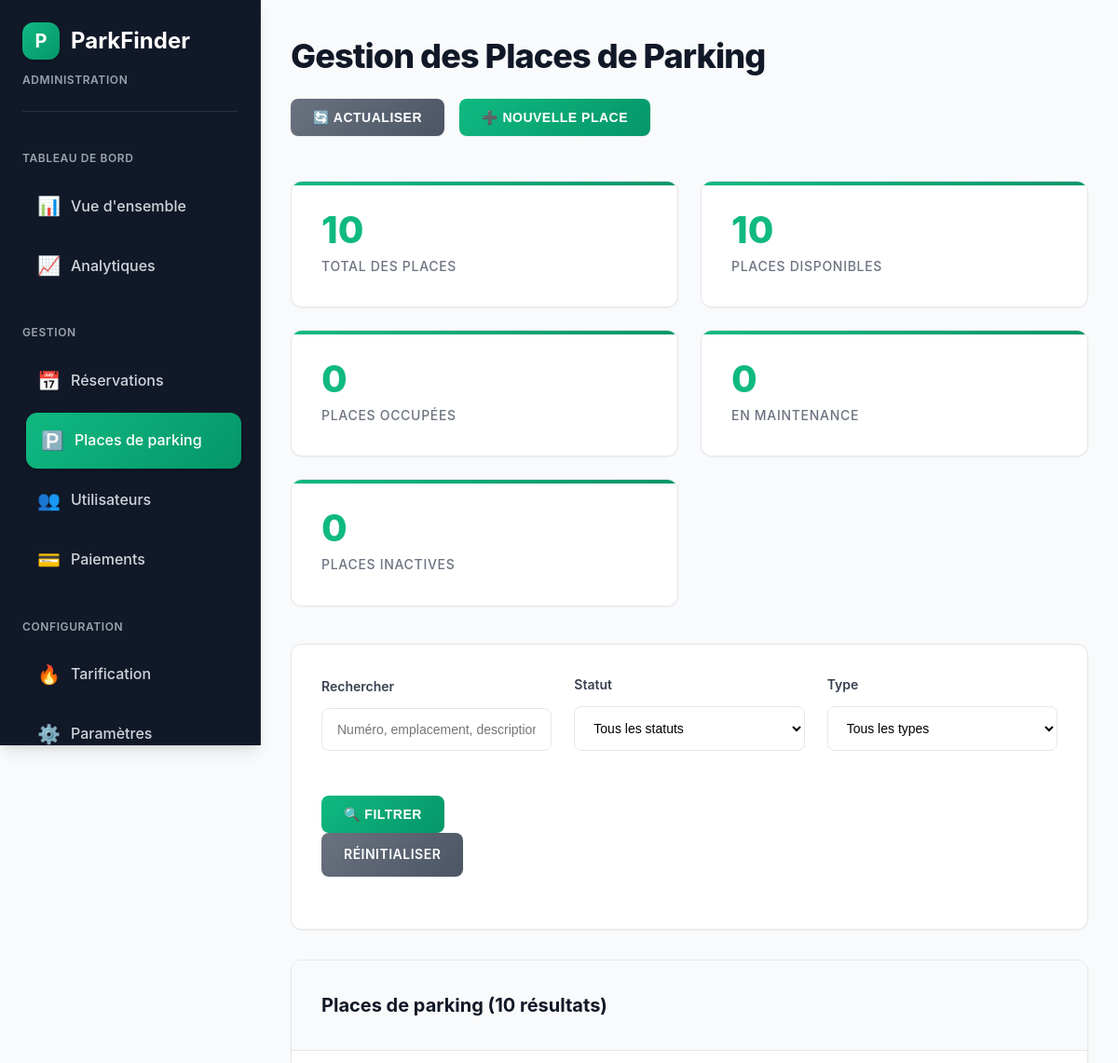
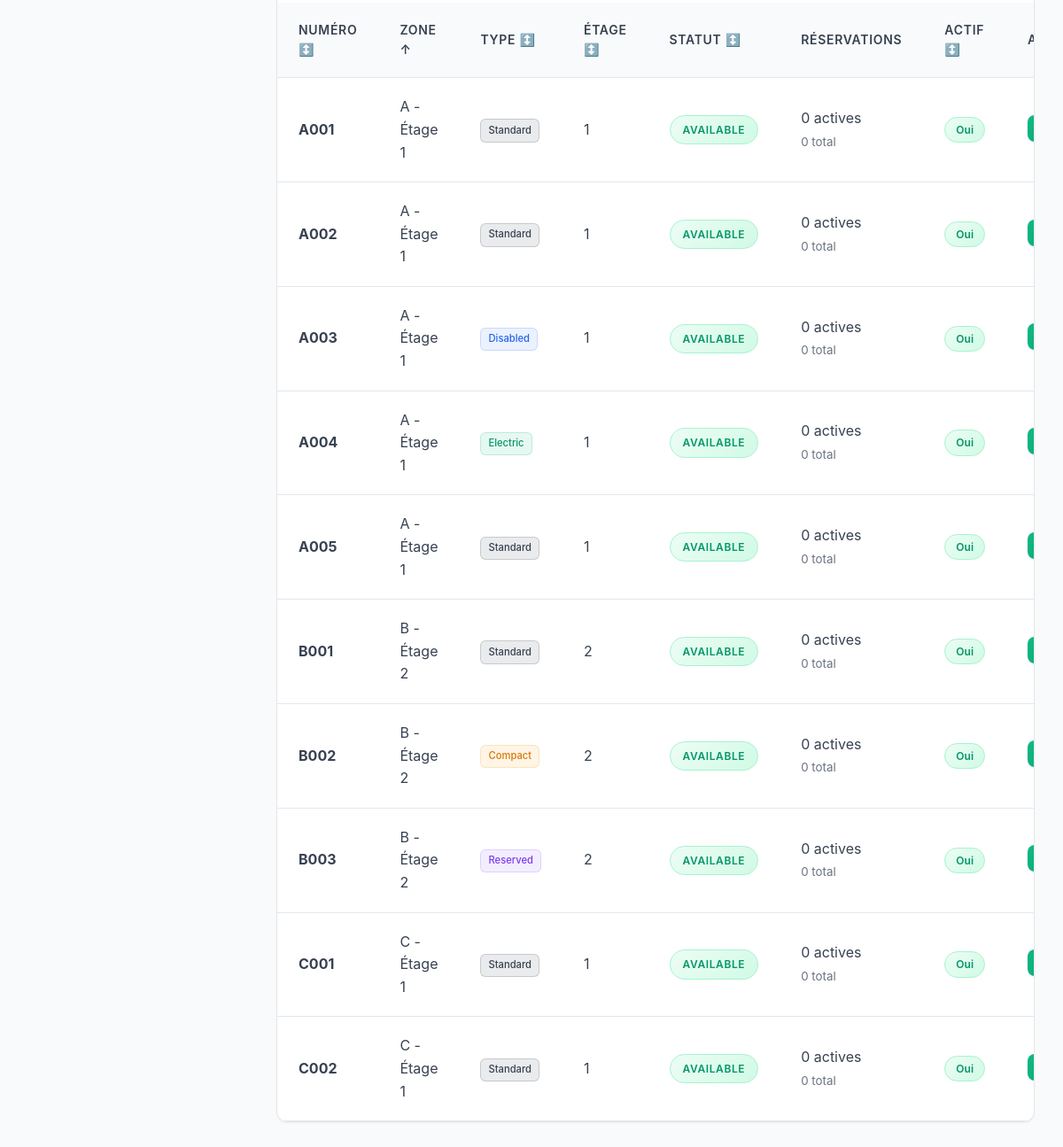
The app's page /public/admin-parking-spots.php?sort=zone_section&order=ASC (signed in) with its own data (2 pictures, top to bottom).
### tables this page shows
CREATE TABLE IF NOT EXISTS parking_spots (
    spot_id INT AUTO_INCREMENT PRIMARY KEY,
    spot_number VARCHAR(10) UNIQUE NOT NULL,
    spot_type ENUM('standard', 'disabled', 'reserved', 'electric', 'compact') DEFAULT 'standard',
    status ENUM('available', 'occupied', 'maintenance', 'reserved') DEFAULT 'available',
    floor_level INT DEFAULT 1,
    zone_section VARCHAR(10) DEFAULT 'A',
    length_cm INT DEFAULT 500,
    width_cm INT DEFAULT 250,
    description TEXT,
    is_active BOOLEAN DEFAULT TRUE,
    created_at TIMESTAMP DEFAULT CURRENT_TIMESTAMP,
    updated_at TIMESTAMP DEFAULT CURRENT_TIMESTAMP ON UPDATE CURRENT_TIMESTAMP
);

### public/admin-parking-spots.php (the view, shortened to what this page needs)
<?php
$config = [
    'db_host' => 'localhost',
    'db_name' => 'parking_management_system',
    'db_user' => 'root',
    'db_pass' => ''
];
try {
    $pdo = new PDO("mysql:host={$config['db_host']};dbname={$config['db_name']}", $config['db_user'], $config['db_pass']);
    $pdo->setAttribute(PDO::ATTR_ERRMODE, PDO::ERRMODE_EXCEPTION);
} catch (Exception $e) {
    die("Erreur de connexion à la base de données: " . $e->getMessage());
}
$search = $_GET['search'] ?? '';
$sort_field = $_GET['sort'] ?? 'spot_number';
$sort_order = $_GET['order'] ?? 'ASC';
$status_filter = $_GET['status'] ?? '';
$type_filter = $_GET['type'] ?? '';
$page = max(1, intval($_GET['page'] ?? 1));
$per_page = 20;
$offset = ($page - 1) * $per_page;
$sort_order = strtoupper($sort_order) === 'DESC' ? 'DESC' : 'ASC';
$where_conditions = ['1=1'];
$params = [];
$where_clause = implode(' AND ', $where_conditions);
try {
    $count_query = "SELECT COUNT(*) FROM parking_spots WHERE $where_clause";
    $stmt = $pdo->prepare($count_query);
    $stmt->execute($params);
    $total_records = $stmt->fetchColumn();
    $query = "
        SELECT ps.*,
               COUNT(r.reservation_id) as total_reservations,
               SUM(CASE WHEN r.status IN ('active', 'confirmed') THEN 1 ELSE 0 END) as active_reservations
        FROM parking_spots ps
        LEFT JOIN reservations r ON ps.spot_id = r.spot_id
        WHERE $where_clause
        GROUP BY ps.spot_id
        ORDER BY $sort_field $sort_order
        LIMIT $per_page OFFSET $offset
    ";
    $stmt = $pdo->prepare($query);
    $stmt->execute($params);
    $parking_spots = $stmt->fetchAll(PDO::FETCH_ASSOC);
    $stats_query = "
        SELECT
            COUNT(*) as total_spots,
            SUM(CASE WHEN status = 'available' AND is_active = 1 THEN 1 ELSE 0 END) as available_spots,
            SUM(CASE WHEN status = 'occupied' THEN 1 ELSE 0 END) as occupied_spots,
            SUM(CASE WHEN status = 'maintenance' THEN 1 ELSE 0 END) as maintenance_spots,
            SUM(CASE WHEN is_active = 0 THEN 1 ELSE 0 END) as inactive_spots
        FROM parking_spots
    ";
    $stmt = $pdo->query($stats_query);
    $stats = $stmt->fetch(PDO::FETCH_ASSOC);
} catch (Exception $e) {
    $message = "Erreur lors de la récupération des données: " . $e->getMessage();
    $messageType = 'error';
    $parking_spots = [];
    $stats = [];
}
function getSortLink($field, $current_field, $current_order, $search, $status_filter, $type_filter) {
    $new_order = ($field === $current_field && $current_order === 'ASC') ? 'DESC' : 'ASC';
    $params = [
        'sort' => $field,
        'order' => $new_order,
        'search' => $search,
        'status' => $status_filter,
        'type' => $type_filter
    ];
    return 'admin-parking-spots.php?' . http_build_query(array_filter($params));
}
function getSortIcon($field, $current_field, $current_order) {
    if ($field !== $current_field) return '↕️';
    return $current_order === 'ASC' ? '↑' : '↓';
}
?>
<!DOCTYPE html>
<html lang="fr">
<head>
    <link rel="stylesheet" href="assets/css/admin-dashboard.css">
    <link rel="stylesheet" href="assets/css/admin-parking-spots.css">
</head>
<body>
    <div class="admin-layout">
        <aside class="admin-sidebar">
            <div class="sidebar-header">
                <div class="logo">
                    <div class="logo-icon">P</div>
                    <span class="logo-text">ParkFinder</span>
                </div>
                <div class="admin-badge">ADMINISTRATION</div>
            </div>            <nav class="sidebar-nav">
                <div class="nav-section">
                    <div class="nav-title">TABLEAU DE BORD</div>
                    <a href="admin-dashboard.php" class="nav-item">
                        <span class="nav-icon">📊</span>
                        <span class="nav-text">Vue d'ensemble</span>
                    </a>
                    <a href="admin-analytics.php" class="nav-item">
                        <span class="nav-icon">📈</span>
                        <span class="nav-text">Analytiques</span>
                    </a>
                </div>
                <div class="nav-section">
                    <div class="nav-title">GESTION</div>
                    <a href="admin-reservations.php" class="nav-item">
                        <span class="nav-icon">📅</span>
                        <span class="nav-text">Réservations</span>
                    </a>
                    <a href="admin-parking-spots.php" class="nav-item active">
                        <span class="nav-icon">🅿️</span>
                        <span class="nav-text">Places de parking</span>
                    </a>
                    <a href="admin-users.php" class="nav-item">
                        <span class="nav-icon">👥</span>
                        <span class="nav-text">Utilisateurs</span>
                    </a>
                    <a href="admin-payments.php" class="nav-item">
                        <span class="nav-icon">💳</span>
                        <span class="nav-text">Paiements</span>
                    </a>
                </div>
                <div class="nav-section">
                    <div class="nav-title">CONFIGURATION</div>
                    <a href="admin-tarification.php" class="nav-item">
                        <span class="nav-icon">🔥</span>
                        <span class="nav-text">Tarification</span>
                    </a>
                    <a href="admin-settings.php" class="nav-item">
                        <span class="nav-icon">⚙️</span>
                        <span class="nav-text">Paramètres</span>
                    </a>
                </div>
            </nav>
        </aside>
        <main class="admin-main">
            <div class="admin-header">
                <h1>Gestion des Places de Parking</h1>
                <div class="admin-actions">
                    <button class="btn btn-secondary" onclick="location.reload()">
                        🔄 Actualiser
                    </button>
                    <button class="btn" onclick="openModal('createModal')">
                        ➕ Nouvelle place
                    </button>
                </div>
            </div>
            <div class="stats-grid">
                <div class="stat-card">
                    <div class="stat-number"><?= $stats['total_spots'] ?? 0 ?></div>
                    <div class="stat-label">Total des places</div>
                </div>
                <div class="stat-card">
                    <div class="stat-number"><?= $stats['available_spots'] ?? 0 ?></div>
                    <div class="stat-label">Places disponibles</div>
                </div>
                <div class="stat-card">
                    <div class="stat-number"><?= $stats['occupied_spots'] ?? 0 ?></div>
                    <div class="stat-label">Places occupées</div>
                </div>
                <div class="stat-card">
                    <div class="stat-number"><?= $stats['maintenance_spots'] ?? 0 ?></div>
                    <div class="stat-label">En maintenance</div>
                </div>                <div class="stat-card">
                    <div class="stat-number"><?= $stats['inactive_spots'] ?? 0 ?></div>
                    <div class="stat-label">Places inactives</div>
                </div>
            </div>
            <div class="filters-section">
                <form method="GET" class="filters-grid">
                    <div class="form-group">
                        <label for="search">Rechercher</label>
                        <input type="text" id="search" name="search" value="<?= htmlspecialchars($search) ?>"
                               placeholder="Numéro, emplacement, description...">
                    </div>
                    <div class="form-group">
                        <label for="status">Statut</label>
                        <select id="status" name="status">
                            <option value="">Tous les statuts</option>
                        </select>
                    </div>
                    <div class="form-group">                        <label for="type">Type</label>
                        <select id="type" name="type">
                            <option value="">Tous les types</option>
                        </select>
                    </div>
                    <div class="form-group">
                        <button type="submit" class="btn">🔍 Filtrer</button>
                        <a href="admin-parking-spots.php" class="btn btn-secondary">Réinitialiser</a>
                    </div>
                </form>
            </div>
            <div class="table-container">
                <div class="table-header">
                    <h3>Places de parking (<?= $total_records ?> résultats)</h3>
                </div>
                <table class="data-table">
                    <thead>
                        <tr>                            <th>
                                <a href="<?= getSortLink('spot_number', $sort_field, $sort_order, $search, $status_filter, $type_filter) ?>" class="sort-header">
                                    Numéro <?= getSortIcon('spot_number', $sort_field, $sort_order) ?>
                                </a>
                            </th>
                            <th>
                                <a href="<?= getSortLink('zone_section', $sort_field, $sort_order, $search, $status_filter, $type_filter) ?>" class="sort-header">
                                    Zone <?= getSortIcon('zone_section', $sort_field, $sort_order) ?>
                                </a>
                            </th>
                            <th>
                                <a href="<?= getSortLink('spot_type', $sort_field, $sort_order, $search, $status_filter, $type_filter) ?>" class="sort-header">
                                    Type <?= getSortIcon('spot_type', $sort_field, $sort_order) ?>
                                </a>
                            </th>
                            <th>
                                <a href="<?= getSortLink('floor_level', $sort_field, $sort_order, $search, $status_filter, $type_filter) ?>" class="sort-header">
                                    Étage <?= getSortIcon('floor_level', $sort_field, $sort_order) ?>
                                </a>
                            </th>
                            <th>
                                <a href="<?= getSortLink('status', $sort_field, $sort_order, $search, $status_filter, $type_filter) ?>" class="sort-header">
                                    Statut <?= getSortIcon('status', $sort_field, $sort_order) ?>
                                </a>
                            </th>
                            <th>Réservations</th>
                            <th>
                                <a href="<?= getSortLink('is_active', $sort_field, $sort_order, $search, $status_filter, $type_filter) ?>" class="sort-header">
                                    Actif <?= getSortIcon('is_active', $sort_field, $sort_order) ?>
                                </a>
                            </th>
                            <th>Actions</th>
                        </tr>
                    </thead>
                    <tbody>
                        <?php if (empty($parking_spots)): ?>                            <tr>
                                <td colspan="8" style="text-align: center; padding: 2rem; color: var(--text-muted);">
                                    Aucune place de parking trouvée
                                </td>
                            </tr><?php else: ?>                            <?php foreach ($parking_spots as $spot): ?>
                                <tr>
                                    <td><strong><?= htmlspecialchars($spot['spot_number'] ?? 'N/A') ?></strong></td>
                                    <td><?= htmlspecialchars($spot['zone_section'] ?? 'N/A') ?> - Étage <?= $spot['floor_level'] ?? 1 ?></td>
                                    <td><span class="type-badge type-<?= $spot['spot_type'] ?? 'standard' ?>"><?= ucfirst($spot['spot_type'] ?? 'standard') ?></span></td>
                                    <td><?= $spot['floor_level'] ?? 1 ?></td>
                                    <td>
                                        <span class="status-badge status-<?= $spot['status'] ?? 'available' ?>">
                                            <?= ucfirst($spot['status'] ?? 'available') ?>
                                        </span>
                                    </td>
                                    <td>
                                        <span><?= $spot['active_reservations'] ?? 0 ?> actives</span><br>
                                        <small style="color: var(--text-muted);"><?= $spot['total_reservations'] ?? 0 ?> total</small>
                                    </td>
                                    <td>
                                        <span class="active-badge active-<?= ($spot['is_active'] ?? 1) ? 'yes' : 'no' ?>">
                                            <?= ($spot['is_active'] ?? 1) ? 'Oui' : 'Non' ?>
                                        </span>
                                    </td>
                                    <td class="actions-cell">
                                        <button class="btn btn-small" onclick="editSpot(<?= htmlspecialchars(json_encode($spot)) ?>)">
                                        </button>
                                    </td>
                                </tr>
                            <?php endforeach; ?>
                        <?php endif; ?>
                    </tbody>
                </table>
            </div>
        </main>
    </div>
</body>
</html>

### records on screen
parking_spots: spot_number "A001", zone_section "A", floor_level "1", spot_type "Standard", status "AVAILABLE", active_reservations "0", total_reservations "0", is_active "Oui"
parking_spots: spot_number "A002", zone_section "A", floor_level "1", spot_type "Standard", status "AVAILABLE", active_reservations "0", total_reservations "0", is_active "Oui"
parking_spots: spot_number "A003", zone_section "A", floor_level "1", spot_type "Disabled", status "AVAILABLE", active_reservations "0", total_reservations "0", is_active "Oui"
parking_spots: spot_number "A004", zone_section "A", floor_level "1", spot_type "Electric", status "AVAILABLE", active_reservations "0", total_reservations "0", is_active "Oui"
parking_spots: spot_number "A005", zone_section "A", floor_level "1", spot_type "Standard", status "AVAILABLE", active_reservations "0", total_reservations "0", is_active "Oui"
parking_spots: spot_number "B001", zone_section "B", floor_level "2", spot_type "Standard", status "AVAILABLE", active_reservations "0", total_reservations "0", is_active "Oui"
parking_spots: spot_number "B002", zone_section "B", floor_level "2", spot_type "Compact", status "AVAILABLE", active_reservations "0", total_reservations "0", is_active "Oui"
parking_spots: spot_number "B003", zone_section "B", floor_level "2", spot_type "Reserved", status "AVAILABLE", active_reservations "0", total_reservations "0", is_active "Oui"
parking_spots: spot_number "C001", zone_section "C", floor_level "1", spot_type "Standard", status "AVAILABLE", active_reservations "0", total_reservations "0", is_active "Oui"
parking_spots: spot_number "C002", zone_section "C", floor_level "1", spot_type "Standard", status "AVAILABLE", active_reservations "0", total_reservations "0", is_active "Oui"

### other values on screen
$stats['total_spots'] "10"
$stats['available_spots'] "10"
$stats['occupied_spots'] "0"
$stats['maintenance_spots'] "0"
$stats['inactive_spots'] "0"
$total_records "10"
getSortIcon('spot_number', $sort_field, $sort_order) "↕️"
getSortIcon('zone_section', $sort_field, $sort_order) "↑"
getSortIcon('spot_type', $sort_field, $sort_order) "↕️"
getSortIcon('floor_level', $sort_field, $sort_order) "↕️"
getSortIcon('status', $sort_field, $sort_order) "↕️"
getSortIcon('is_active', $sort_field, $sort_order) "↕️"
